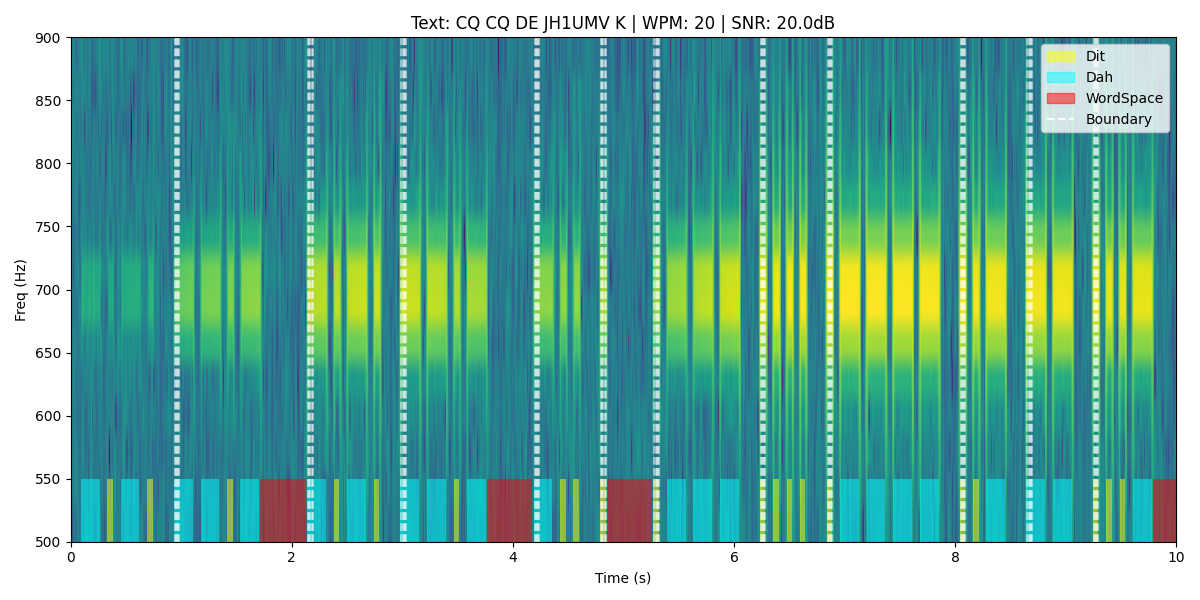

Source code (Python):
"""
指定した文字列とWPMでCW信号を生成し、スペクトログラムとSignalラベルを可視化するスクリプト。

使い方:
    python3 diagnostics/visualize_input_data.py --text "CQ DE JE1TRV" --wpm 25 --snr 20
    
出力:
    diagnostics/visualize_input_data.png
"""
import argparse
import torch
import torchaudio
import matplotlib.pyplot as plt
import matplotlib.patches as mpatches
import numpy as np
import os
import sys

# Add parent directory to path to import modules
sys.path.append(os.path.dirname(os.path.dirname(os.path.abspath(__file__))))

import config
from data_gen import generate_sample

def plot_spectrogram(ax, waveform, title):
    spec_transform = torchaudio.transforms.Spectrogram(
        n_fft=config.N_FFT,
        hop_length=config.HOP_LENGTH,
        power=2.0,
        center=False
    )
    spec = spec_transform(waveform)
    # Use log scale for visibility
    spec_db = 10 * torch.log10(spec + 1e-9)
    
    # We only care about the CW frequency range (500-900Hz)
    bin_start = int(round(config.F_MIN * config.N_FFT / config.SAMPLE_RATE))
    bin_end = bin_start + config.N_BINS
    spec_crop = spec_db[bin_start:bin_end, :]
    
    # extent=[left, right, bottom, top]
    duration = len(waveform) / config.SAMPLE_RATE
    im = ax.imshow(spec_crop.numpy(), aspect='auto', origin='lower', extent=[0, duration, config.F_MIN, config.F_MAX])
    ax.set_title(title)
    ax.set_ylabel("Freq (Hz)")
    ax.set_xlabel("Time (s)")
    return im

def main():
    parser = argparse.ArgumentParser(description="Visualize generated CW signal.")
    parser.add_argument("--text", type=str, default="CQ DE JE1TRV", help="Text to generate")
    parser.add_argument("--wpm", type=int, default=20, help="Words per minute")
    parser.add_argument("--snr", type=float, default=20.0, help="SNR in dB")
    parser.add_argument("--output", type=str, default="diagnostics/visualize_input_data.png", help="Output image path")
    
    args = parser.parse_args()
    
    # Generate sample
    print(f"Generating sample: Text='{args.text}', WPM={args.wpm}, SNR={args.snr}dB")
    
    # generate_sample returns: waveform, text, signal_labels, boundary_labels
    waveform, _, signal_labels, boundary_labels = generate_sample(
        text=args.text,
        wpm=args.wpm,
        snr_2500=args.snr,
        sample_rate=config.SAMPLE_RATE,
        max_duration=10.0 # Allow longer duration for visualization
    )
    
    fig, ax = plt.subplots(figsize=(12, 6))
    
    duration = len(waveform) / config.SAMPLE_RATE
    title = f"Text: {args.text} | WPM: {args.wpm} | SNR: {args.snr}dB"
    plot_spectrogram(ax, waveform, title)
    
    # Overlay signal labels
    # 0: Background (none), 1: Dit (Yellow), 2: Dah (Cyan), 3: WordSpace (Red)
    num_frames = len(signal_labels)
    times = np.linspace(0, duration, num_frames)
    
    colors = {1: 'yellow', 2: 'cyan', 3: 'red'}
    labels = {1: 'Dit', 2: 'Dah', 3: 'WordSpace'}
    
    # Create dummy plots for legend
    legend_handles = []
    for cid, color in colors.items():
        # Create a dummy patch for legend
        patch = mpatches.Patch(color=color, alpha=0.5, label=labels[cid])
        legend_handles.append(patch)

    for cid, color in colors.items():
        mask = (signal_labels.numpy() == cid)
        if mask.any():
            # Use fill_between for actual visualization
            # We use a small strip at the bottom of the frequency range
            # Adjust mapping to match time axis correctly
            # times array length matches mask length
            ax.fill_between(times, config.F_MIN, config.F_MIN + 50, where=mask,
                            color=color, alpha=0.5, linewidth=0)
    
    # Overlay Boundary labels
    if boundary_labels.sum() > 0:
        boundary_mask = boundary_labels.numpy() > 0.5
        ax.vlines(times[boundary_mask], config.F_MIN, config.F_MAX, color='white', alpha=0.5, linestyles='--', label='Boundary')
        legend_handles.append(plt.Line2D([0], [0], color='white', linestyle='--', label='Boundary'))

    # Add legend
    ax.legend(handles=legend_handles, loc='upper right', framealpha=0.8)
    
    plt.tight_layout()
    plt.savefig(args.output)
    print(f"Saved visualization to {args.output}")

if __name__ == "__main__":
    main()